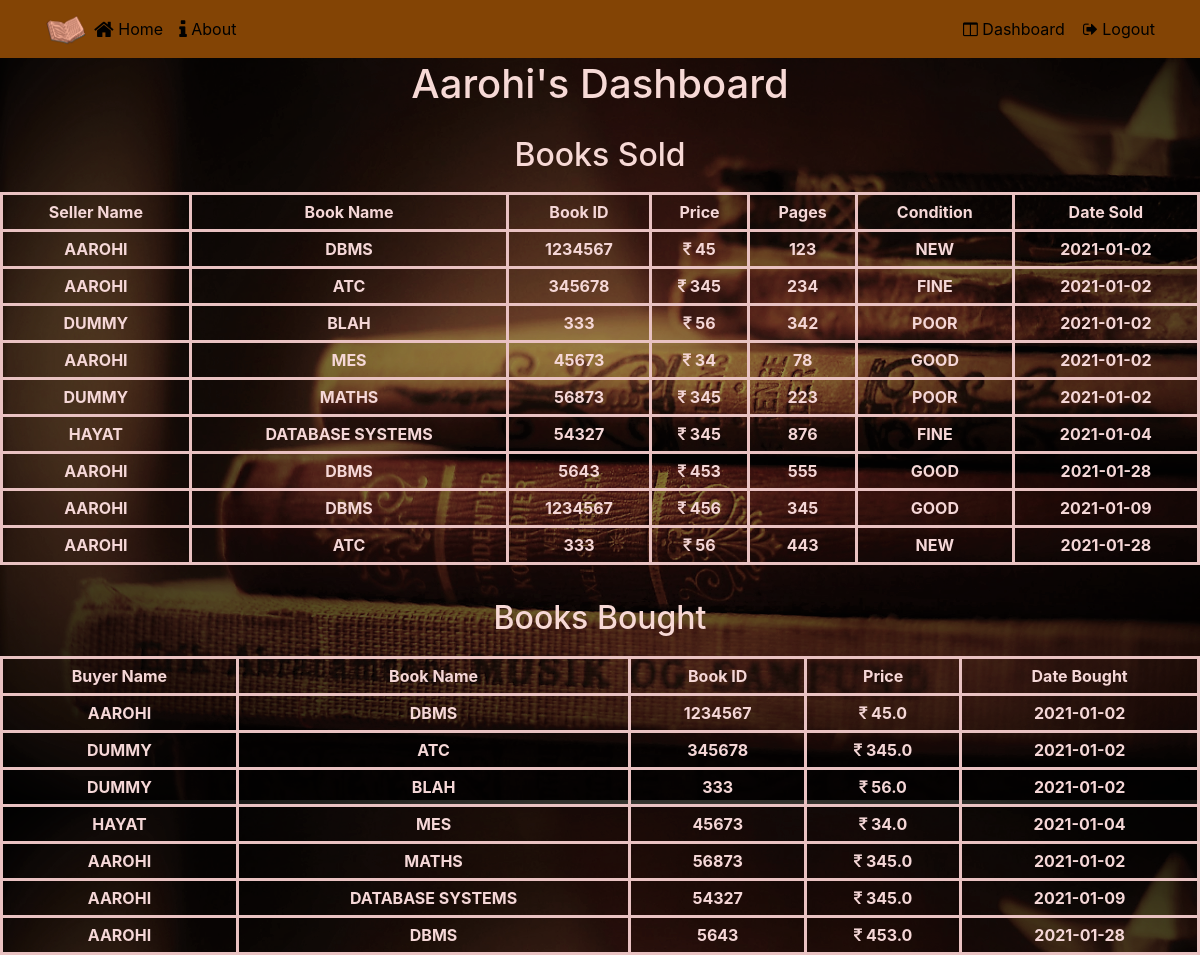
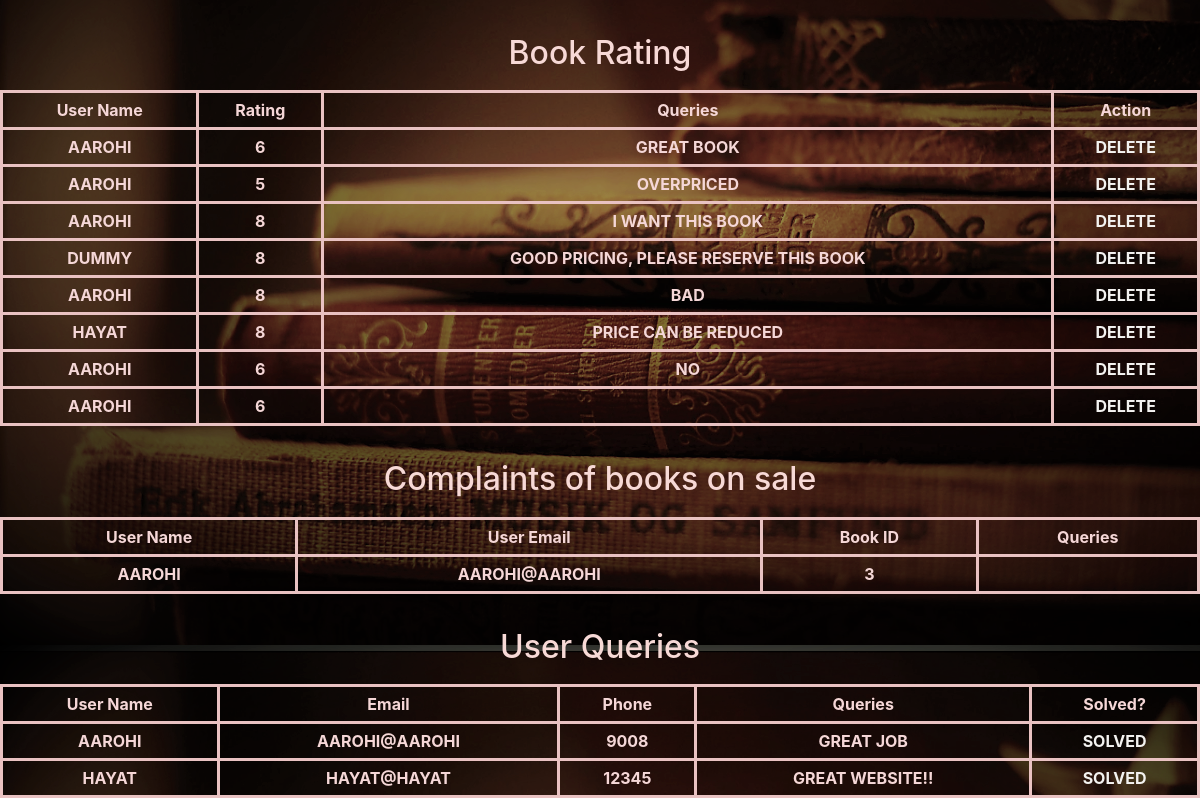
Screenshot of /admin_dashboard (signed in) with the database file from the repository (2 pictures, top to bottom).
### app.py (models this page shows)
class User(UserMixin, db.Model):
    __tablename__ = "user"
    id = db.Column(db.Integer, primary_key=True) # primary keys are required by SQLAlchemy
    email = db.Column(db.String(100), unique=True)
    password = db.Column(db.String(100))
    name = db.Column(db.String(1000))
    books = db.relationship('Book', backref='user') #one to many relationship with Book table
    transactions = db.relationship('Transaction', backref='user') #one to many relationship with Transaction table
    ratings = db.relationship('Rating', backref='user') #one to many relationship with Rating table
    book_complaints = db.relationship('Book_Complaints', backref='user') #one to many relationship with Rating table

class Transaction(UserMixin, db.Model):
    __tablename__ = "transaction"
    id = db.Column(db.Integer, primary_key=True)
    seller_id = db.Column(db.Integer, nullable=False)
    title = db.Column(db.String(1000))
    isbn = db.Column(db.String(1000))
    price = db.Column(db.Integer)
    pages = db.Column(db.Integer)
    condition = db.Column(db.String(1000))
    buyer_id = db.Column(db.Integer, db.ForeignKey('user.id'), nullable=False)
    book_id = db.Column(db.Integer, nullable=False)
    amt_sold_for = db.Column(db.Float, nullable=False)
    date_added = db.Column(db.DateTime, default=datetime.utcnow)
    order_date = db.Column(db.DateTime, nullable=False, default=datetime.utcnow)

class Book(UserMixin, db.Model):
    __tablename__ = "book"
    id = db.Column(db.Integer, primary_key=True)
    seller_id = db.Column(db.Integer, db.ForeignKey('user.id'), nullable=False)
    title = db.Column(db.String(1000))
    isbn = db.Column(db.String(1000))
    price = db.Column(db.Integer)
    pages = db.Column(db.Integer)
    condition = db.Column(db.String(1000))
    date_added = db.Column(db.DateTime, default=datetime.utcnow)
    book_transactions = db.relationship('User', backref='book')
    book_complaints = db.relationship('Book_Complaints', backref='book', cascade="all, delete-orphan")

class Rating(UserMixin, db.Model):
    __tablename__ = "rating"
    id = db.Column(db.Integer, primary_key=True)
    user_id = db.Column(db.Integer, db.ForeignKey('user.id'), nullable=False)
    rating = db.Column(db.Integer, nullable=False)
    issues = db.Column(db.String(1000))
    timestamp = db.Column(db.DateTime, default=datetime.utcnow)

class Book_Complaints(UserMixin, db.Model):
    __tablename__ = "book_complaints"
    id = db.Column(db.Integer, primary_key=True)
    user_id = db.Column(db.Integer, db.ForeignKey('user.id'), nullable=False)
    book_id = db.Column(db.Integer, db.ForeignKey('book.id'), nullable=False)
    comment = db.Column(db.String(1000))
    timestamp = db.Column(db.DateTime, default=datetime.utcnow)

class Contact_Detail(UserMixin, db.Model):
    __tablename__ = "contact_detail"
    id = db.Column(db.Integer, primary_key=True) # primary keys are required by SQLAlchemy
    name = db.Column(db.String(1000))
    email = db.Column(db.String(100))
    phone = db.Column(db.String(1000))
    user_queries = db.Column(db.String(1000))

### app.py (the view)
@app.route('/admin_dashboard')
@login_required
def admin_dashboard():
    books_sell = (db.session.query(Transaction.title, Transaction.isbn, Transaction.price, Transaction.pages, Transaction.condition, Transaction.date_added, User.name).join(User, User.id==Transaction.seller_id)).order_by(Transaction.date_added).all()
    books_more = (db.session.query(Book.title, Book.isbn, Book.price, Book.pages, Book.condition, Book.date_added, User.name).join(User, User.id==Book.seller_id)).order_by(Book.date_added).all()
    books_bought = (db.session.query(Transaction.title, Transaction.isbn, Transaction.amt_sold_for, Transaction.order_date, User.name).join(User)).order_by(Transaction.date_added).all()
    ratings = (db.session.query(Rating.id, Rating.rating, Rating.issues, User.name).join(User)).order_by(Rating.timestamp).all()
    queries = Contact_Detail.query.all()
    complaints = (db.session.query(Book_Complaints.book_id, Book_Complaints.comment, User.name, User.email).join(User)).order_by(Book_Complaints.timestamp).all()
    return render_template('admin_dashboard.html', books_sold=books_sell, books_more=books_more,books_bought=books_bought, queries=queries, complaints = complaints, ratings=ratings, name=current_user.name)

### app.py (called while the page is built)
def login_required(f):
    @wraps(f)
    def wrap(*args, **kwargs):
        if 'logged_in' in session:
            return f(*args, **kwargs)
        else:
            flash('You need to login first.')
            return redirect(url_for('login'))
    return wrap

@login_manager.user_loader
def user_loader(user_id):
    return User.query.get(user_id)

### templates/admin_dashboard.html (shortened to what this page needs)
{% extends 'base.html' %}
{% block home%}
<li class="nav-item" ><a class="nav-link" href="/admin" style="color:#000000;"><span class="fa fa-home fa-lg" ></span> Home</a></li>
{% endblock %}
{% block head %}
<span class="navbar-text">
    <a id="loginModal" href = "/dashboard" style="color:#000000;">
    <span class="fa fa-columns"></span> Dashboard </a>
</span>
<span class="navbar-text">
    &nbsp;&nbsp;&nbsp;<a id="signOutButton" href = "/logout" style="color:#000000;">
    <span class="fa fa-sign-out"></span> Logout </a>
</span>
{% endblock %}
{% block body %}
        <div class="container">
            <div class="row row-header">
                <div class="col-12">
                    <h1 style = "text-transform:capitalize; text-align: center; padding: 10px;"> {{name}}'s Dashboard</h1>
                </div>
            </div>
        </div>
<h2>Books Sold</h2>
{% if books_sold|length < 1 %}
    <h4 style="text-align: center; color:#f5d7d7; padding: 5px;">No books sold yet</h4>
{% else %}
    <table style="color:#f5d7d7; padding: 5px;">
        <tr>
            <th>Seller Name</th>
            <th>Book Name</th>
            <th>Book ID</th>
            <th>Price</th>
            <th>Pages</th>
            <th>Condition</th>
            <th>Date Sold</th>
        </tr>
        {% for book in books_sold %}
            <tr style="text-transform: uppercase;">
                <td>{{ book.name }}</td>
                <td>{{ book.title }}</td>
                <td>{{ book.isbn }}</td>
                <td><i class="fa fa-inr"></i>&nbsp;{{ book.price }}</td>
                <td>{{ book.pages }}</td>
                <td>{{ book.condition }}</td>
                <td>{{ book.date_added.date() }}</td>
            </tr>
        {% endfor %}
        {% for book in books_more %}
        <tr style="text-transform: uppercase;">
            <td>{{ book.name }}</td>
            <td>{{ book.title }}</td>
            <td>{{ book.isbn }}</td>
            <td><i class="fa fa-inr"></i>&nbsp;{{ book.price }}</td>
            <td>{{ book.pages }}</td>
            <td>{{ book.condition }}</td>
            <td>{{ book.date_added.date() }}</td>
        </tr>
    {% endfor %}
    </table>
{% endif %}
<br>
<h2>Books Bought</h2>
{% if books_bought|length < 1 %}
    <h4 style="text-align: center; color:#f5d7d7; padding: 5px;">No books sold yet</h4>
{% else %}
<table style="color:#f5d7d7; padding: 5px;">
    <tr>
        <th>Buyer Name</th>
        <th>Book Name</th>
        <th>Book ID</th>
        <th>Price</th>
        <th>Date Bought</th>
    </tr>
    {% for book in books_bought %}
        <tr style="text-transform: uppercase;">
            <td>{{ book.name }}</td>
            <td>{{ book.title }}</td>
            <td>{{ book.isbn }}</td>
            <td><i class="fa fa-inr"></i>&nbsp;{{ book.amt_sold_for }}</td>
            <td>{{ book.order_date.date() }}</td>
        </tr>
    {% endfor %}
</table>
{% endif %}
<br>
<h2>Book Rating</h2>
{% if ratings|length < 1 %}
    <h4 style="text-align: center; color:#f5d7d7; padding: 5px;">No ratings yet</h4>
{% else %}
<table style="color:#f5d7d7; padding: 5px;">
    <tr>
        <th>User Name</th>
        <th>Rating</th>
        <th>Queries</th>
        <th>Action</th>
    </tr>
    {% for rating in ratings %}
        <tr style="text-transform: uppercase;">
            <td>{{ rating.name }}</td>
            <td>{{ rating.rating }}</td>
            <td>{{ rating.issues }}</td>
            <td><a style="color:#f3f2f0;" href="/delete_rating/{{rating.id}}">Delete</a></td>
        </tr>
    {% endfor %}
</table>
{% endif %}
<br>
<h2>Complaints of books on sale</h2>
{% if complaints|length < 1 %}
    <h4 style="text-align: center; color:#f5d7d7; padding: 5px;">No active complaints yet</h4>
{% else %}
<table style="color:#f5d7d7; padding: 5px;">
    <tr>
        <th>User Name</th>
        <th>User Email</th>
        <th>Book ID</th>
        <th>Queries</th>
    </tr>
    {% for complaint in complaints %}
        <tr style="text-transform: uppercase;">
            <td>{{ complaint.name }}</td>
            <td>{{ complaint.email }}</td>
            <td>{{ complaint.book_id }}</td>
            <td>{{ complaint.comment }}</td>
        </tr>
    {% endfor %}
</table>
{% endif %}
<br>
<h2>User Queries</h2>
{% if queries|length < 1 %}
    <h4 style="text-align: center; color:#f5d7d7; padding: 5px;">No queries yet</h4>
{% else %}
<table style="color:#f5d7d7; padding: 5px;">
    <tr>
        <th>User Name</th>
        <th>Email</th>
        <th>Phone</th>
        <th>Queries</th>
        <th>Solved?</th>
    </tr>
    {% for query in queries %}
        <tr style="text-transform: uppercase;">
            <td>{{ query.name }}</td>
            <td>{{ query.email }}</td>
            <td>{{ query.phone }}</td>
            <td>{{ query.user_queries }}</td>
            <td><a style="color:#f3f2f0;" href="/delete_query/{{query.id}}">Solved</a></td>
        </tr>
    {% endfor %}
</table>
{% endif %}
{% endblock %}

### templates/base.html (shortened to what this page needs)
<!DOCTYPE html>
<html lang="en">
<head>
    <link rel="stylesheet" href="https://cdn.jsdelivr.net/npm/bootstrap@4.5.3/dist/css/bootstrap.min.css">
    <link rel="stylesheet" href="{{ url_for('static', filename='css/main.css')  }}">
    <link rel="stylesheet" href="https://cdnjs.cloudflare.com/ajax/libs/font-awesome/4.7.0/css/font-awesome.min.css">
    <link rel="stylesheet" href="https://cdnjs.cloudflare.com/ajax/libs/font-awesome/4.7.0/css/font-awesome.min.css">
</head>
<body>
    <nav class="navbar navbar-light navbar-expand-sm fixed-top">
        <div class="container">
           <a class="navbar-brand mr-auto"><img src="{{ url_for('static', filename='img/images/LOGO.png') }}" height="30" width="41"></a>
             <div class="collapse navbar-collapse" id="Navbar">
                <ul class="navbar-nav mr-auto">
                    {% block home%}{% endblock %}
                    <li class="nav-item" ><a class="nav-link" href="#about" style="color:#000000;" class="trigger-btn" data-toggle="modal" data-target="#about"><span class="fa fa-info fa-lg"></span> About</a></li>
                </ul>
                {% block head %}{% endblock %}
             </div>
        </div>
    </nav>
    {% block body %}{% endblock %}
</body>
</html>

### static/css/main.css (style rules this page uses)
.row-header { margin: 0px auto; padding: 0px 0px; }
body { padding: 50px 0px 0px 0px; z-index: 0; background-image: url(../img/images/wall.jpg); overflow-x: hidden; }
body,html { overflow-x: hidden; }
.navbar { background-color:#834405; }
.navbar-light .navbar-nav .nav-item { color: #FFFFFF; }
table, td, th { border: 3px solid #aaa; }
table { border-collapse: collapse; width: 100%; }
th { height: 30px; text-align: center; font-weight: bold; }
td { text-align: center; padding: 5px; font-weight: bold; }

### templates/admin_dashboard.html (style rules this page uses)
h1 { padding: 10px; text-align: center; color: #f7d9d6; }
h2 { padding: 10px; text-align: center; color: #f7d9d6; }
table, td, th { border: 3px solid rgb(233, 194, 194); padding: 5px; }
body { background-image: url('/static/img/images/6.png'); }

### rows the page displays
User: name "Aarohi"
Transaction: name "AAROHI", title "DBMS", isbn "1234567", price "45", pages "123", condition "NEW", date_added "2021-01-02", amt_sold_for "45.0", order_date "2021-01-02"
Transaction: name "AAROHI", title "ATC", isbn "345678", price "345", pages "234", condition "FINE", date_added "2021-01-02", name "DUMMY", amt_sold_for "345.0", order_date "2021-01-02"
Transaction: name "DUMMY", title "BLAH", isbn "333", price "56", pages "342", condition "POOR", date_added "2021-01-02", amt_sold_for "56.0", order_date "2021-01-02"
Transaction: name "AAROHI", title "MES", isbn "45673", price "34", pages "78", condition "GOOD", date_added "2021-01-02", name "HAYAT", amt_sold_for "34.0", order_date "2021-01-04"
Transaction: name "DUMMY", title "MATHS", isbn "56873", price "345", pages "223", condition "POOR", date_added "2021-01-02", name "AAROHI", amt_sold_for "345.0", order_date "2021-01-02"
Transaction: name "HAYAT", title "DATABASE SYSTEMS", isbn "54327", price "345", pages "876", condition "FINE", date_added "2021-01-04", name "AAROHI", amt_sold_for "345.0", order_date "2021-01-09"
Transaction: name "AAROHI", title "DBMS", isbn "5643", price "453", pages "555", condition "GOOD", date_added "2021-01-28", amt_sold_for "453.0", order_date "2021-01-28"
Book: name "AAROHI", title "DBMS", isbn "1234567", price "456", pages "345", condition "GOOD", date_added "2021-01-09"
Book: name "AAROHI", title "ATC", isbn "333", price "56", pages "443", condition "NEW", date_added "2021-01-28"
Rating: name "AAROHI", rating "6", issues "GREAT BOOK"
Rating: name "AAROHI", rating "5", issues "OVERPRICED"
Rating: name "AAROHI", rating "8", issues "I WANT THIS BOOK"
Rating: name "DUMMY", rating "8", issues "GOOD PRICING, PLEASE RESERVE THIS BOOK"
Rating: name "AAROHI", rating "8", issues "BAD"
Rating: name "HAYAT", rating "8", issues "PRICE CAN BE REDUCED"
Rating: name "AAROHI", rating "6", issues "NO"
Rating: name "AAROHI", rating "6"
Book_Complaints: name "AAROHI", email "AAROHI@AAROHI", book_id "3"
Contact_Detail: name "AAROHI", email "AAROHI@AAROHI", phone "9008", user_queries "GREAT JOB"
Contact_Detail: name "HAYAT", email "HAYAT@HAYAT", phone "12345", user_queries "GREAT WEBSITE!!"
